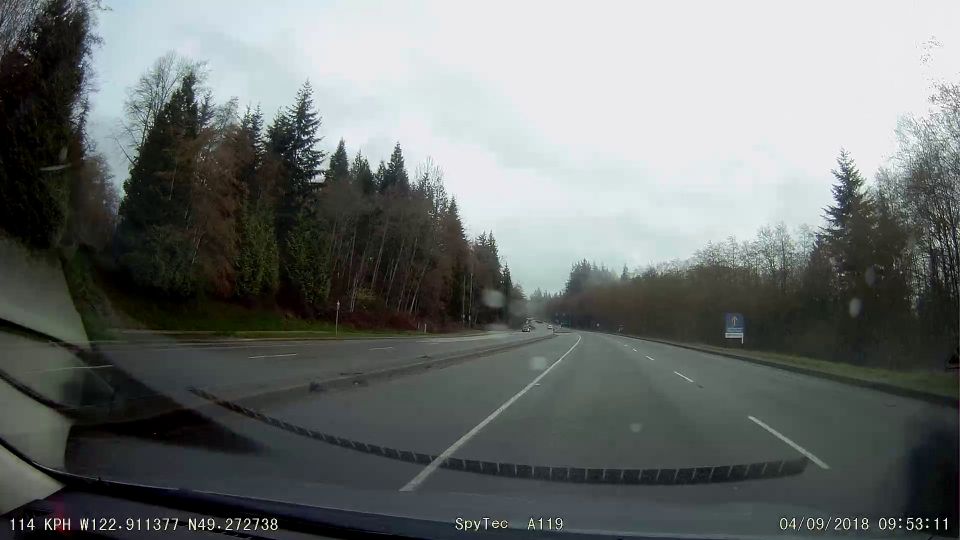
#> input picture samples/img1.png, 1920 x 1080 px (shown at 1/2 size)
$ python -i dc_frameProcess.py   (imports and definitions only)   (older library calls are emulated)
#> lines starting #> are read from the running program, lines starting #| are printed output that depends on the picture; after the words box and inside, x2 and y2 are one past the last pixel; in counts of white or black regions, pixels touching at a corner belong together
import numpy as np;
import copy;
import cv2;
import os;
import imutils;

debug_dir = "debug";

def detectLanesVid(input_filename, output_filename, debug=False):
	# Reading the file
#> called with input_filename = '../../samples/img1.png', output_filename = 'out.png', debug = False
	original = cv2.VideoCapture(input_filename);

	if (original is None):
		print("ERROR! Unable to read file: " + str(input_filename));
		return;
	elif (output_filename is None):
		print("ERROR! No output filename specified");
		return;

	# Getting video properties
	fps = int(original.get(cv2.CAP_PROP_FPS));
	height = int(original.get(cv2.CAP_PROP_FRAME_HEIGHT));
	height = round(height/2);
	width = int(original.get(cv2.CAP_PROP_FRAME_WIDTH));

	print("Resolution of new video: " + str(width) + "x" + str(height));

	# Creating output file if specified
	fourcc = cv2.VideoWriter_fourcc(*'XVID');
	output = cv2.VideoWriter(output_filename, fourcc, fps, (width, height));

	ret = True;
	# Processing
	while(original.isOpened() and ret):
		ret, frame = original.read();
#> frame is the input picture: shape (1080, 1920, 3); mean B, G, R 111.3, 112.9, 108.5

		if (ret == True):
			frame = detectLanesFrame(frame);

			output.write(frame);
			cv2.imshow('frame', frame);

			if cv2.waitKey(1) & 0xFF == ord('q'):
				break;

	original.release();
	output.release();
	cv2.destroyAllWindows();
	print("Finished processing " + str(input_filename));

### detectLanes
# Detects the lanes of an image
def detectLanesImg(input_filename, output_filename="", debug=False):
	# Initialisation of Variables

	# Reading the File and cropping the image
	original = cv2.imread(input_filename);

	if (debug):
		if (not os.path.exists(debug_dir)):
			os.makedirs(debug_dir);
		cv2.imwrite(debug_dir + "/original.png", original);

	if (original is None):
		print("ERROR! Unable to read specified file: " + str(input_filename));
		return;

	output = detectLanesFrame(original, debug);

	# Saving output
	if (output_filename != ""):
		cv2.imwrite(output_filename, output);

	print("Finished processing " + str(input_filename));

def detectLanesFrame(original, debug=False):
#> called with debug = False
	if (original is None):
		print("ERROR! Unable to find frame");
		return;

	(height, width, size) = original.shape;
#> height = 1080; width = 1920; size = 3
	frame = original[round(height/2):height, 0:width];
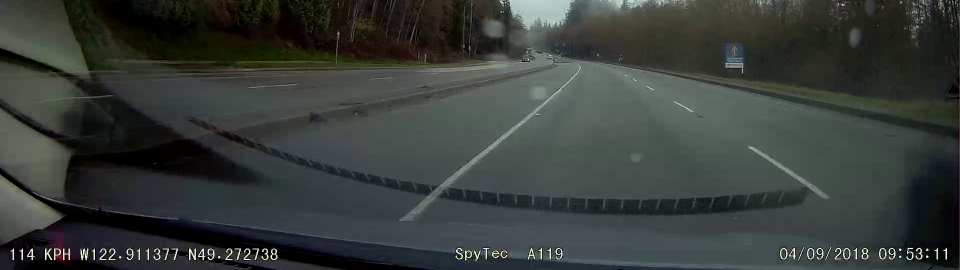
#> frame: shape (540, 1920, 3) (shown at 1/2 size); mean B, G, R 57.4, 60.6, 56.2

	if (debug):
		cv2.imwrite(debug_dir + "/cropped.png", frame);

	colour = detectLanes_frameColour(frame, debug);
	canny = detectLanes_frameCanny(frame, debug);

	edges = colour + canny;
	if (debug):
		cv2.imwrite(debug_dir + "/edges.png", edges);

	contour = detectLanes_contour(frame, edges, debug);
	return contour;

# Detects the lane using colour
# Assumes frame is colour
def detectLanes_frameColour(frame, debug=False):
#> called with debug = False
	if (frame is None):
		print("ERROR! Frame is blank");
		return;

	# Isolating for Yellow and White markings
	rgb_boundaries = [
		# ([25, 146, 190], [62, 174, 250]), # yellow
		# ([103, 86, 65], [145, 133, 128]),	# green
		([187, 187, 218], [255, 255, 255])	# white
	];

	tempFrame = copy.deepcopy(frame);
	counter = 0;

	for (lower, upper) in rgb_boundaries:
		# create NumPy arrays from the boundaries
		lower = np.array(lower, dtype = "uint8");
		upper = np.array(upper, dtype = "uint8");

		# find the colors within the specified boundaries and apply
		# the mask
		mask = cv2.inRange(tempFrame, lower, upper);
		rgb = cv2.bitwise_and(tempFrame, tempFrame, mask = mask);

		if (debug):
			cv2.imwrite(debug_dir + "/rgb_colour" + str(counter) + ".png", rgb);
		counter += 1;
		output = rgb;
#> this loop made 1 pass
#> pass 1, in detectLanes_frameColour, `mask = cv2.inRange(tempFrame, lower, upper);`:
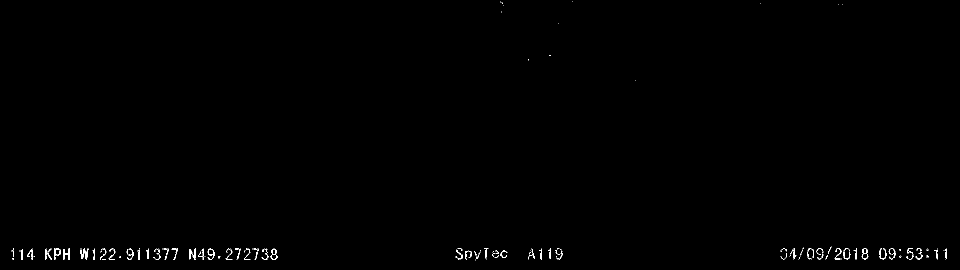
#> mask: shape (540, 1920) (shown at 1/2 size); 0.38% white in thin lines or dots
#> after the loop, counter = 1

	# Ranges:
	# H: 0 - 180
	# S: 0 - 255
	# V: 0 - 255
	hsv_boundaries = [
		# ([round(50/360*180), round(30/100*255), round(50/100*255)], [round(80/360*180), 255, round(85/100*255)]), # yellow
		([0, 0, round(80/100*255)], [180, round(10/100*255), 255])	# white
	];

	hsv = cv2.cvtColor(tempFrame, cv2.COLOR_BGR2HSV);
#> hsv: shape (540, 1920, 3); mean H, S, V 67.3, 53.3, 62.5
	tempFrame = copy.deepcopy(hsv);
	counter = 0;

	if (debug):
		cv2.imwrite(debug_dir + "/hsv.png", hsv);

	for (lower, upper) in hsv_boundaries:
		# create NumPy arrays from the boundaries
		lower = np.array(lower, dtype = "uint8");
		upper = np.array(upper, dtype = "uint8");

		# find the colors within the specified boundaries and apply
		# the mask
		mask = cv2.inRange(tempFrame, lower, upper);
		hsv = cv2.bitwise_and(tempFrame, tempFrame, mask = mask);

		if (debug):
			cv2.imwrite(debug_dir + "/hsv_colour" + str(counter) + ".png", hsv);
		output += hsv;
		counter += 1;
#> this loop made 1 pass
#> pass 1, in detectLanes_frameColour, `mask = cv2.inRange(tempFrame, lower, upper);`:
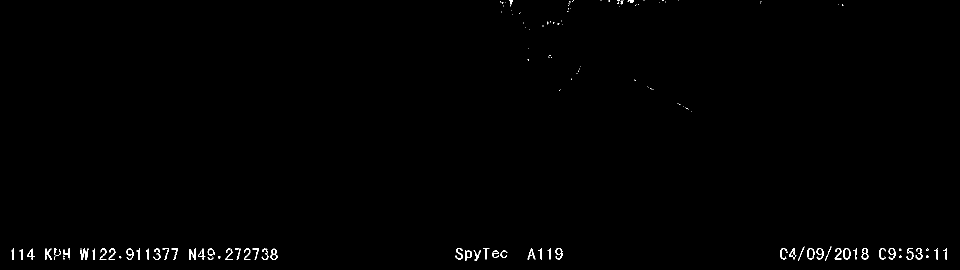
#> mask: shape (540, 1920) (shown at 1/2 size); 0.52% white in thin lines or dots
#> after the loop, counter = 1

	output = cv2.cvtColor(output, cv2.COLOR_BGR2GRAY);
	output = cv2.threshold(output, 20, 255, cv2.THRESH_BINARY)[1];
#> output: shape (540, 1920); 0.54% white in thin lines or dots

	if (debug):
		cv2.imwrite(debug_dir + "/laneColour.png", output);
	return output;

# Detects the lane using edges
# Assumes frame is colour
def detectLanes_frameCanny(frame, debug=False):
#> called with debug = False
	if (frame is None):
		print("ERROR! Frame is blank");
		return;

	# Converting to different colour space
	grey = cv2.cvtColor(frame, cv2.COLOR_BGR2GRAY);

	if (debug):
		cv2.imwrite(debug_dir + "/grey.png", grey);

	# Smoothing the image
	canny = copy.deepcopy(grey);
	# canny = cv2.medianBlur(canny, 3);
	canny = cv2.GaussianBlur(canny,(7, 7), 0);

	if (debug):
		cv2.imwrite(debug_dir + "/blur.png", canny);

	# Applying canny
	canny = imutils.auto_canny(canny);
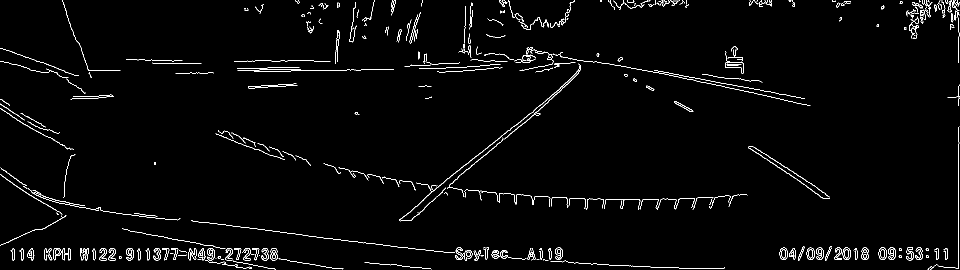
#> canny: shape (540, 1920) (shown at 1/2 size); 2.1% white in thin lines or dots
#> in detectLanesFrame, `edges = colour + canny;`:
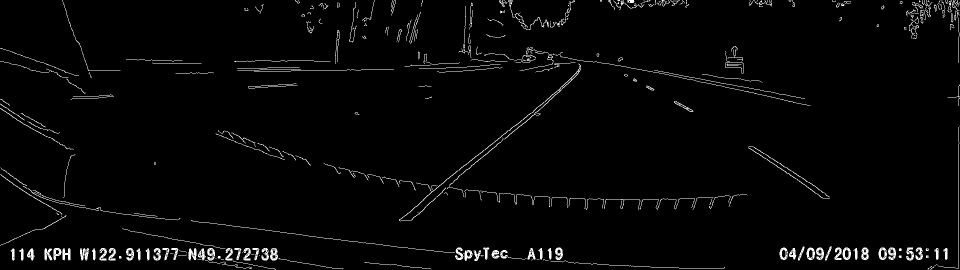
#> edges: shape (540, 1920) (shown at 1/2 size); min 0, max 255, mean 6.4

	if (debug):
		cv2.imwrite(debug_dir + "/canny.png", canny);
	return canny;

#Draws lines on the lanes
# Assumes frame is coloured and edges is processed
def detectLanes_contour(frame, edges, debug=False):
#> called with debug = False
	if (frame is None):
		print("ERROR! Frame is blank");
		return;
	elif edges is None:
		print("ERROR! Edges is blank");
		return;

	# Contours using edges
	tempFrame = copy.deepcopy(frame);
	im2, contours, hierarchy = cv2.findContours(edges, cv2.RETR_EXTERNAL, cv2.CHAIN_APPROX_SIMPLE);
#> contours = 341 contours, 260 with area under 20; largest, box (x1, y1, x2, y2) and area: (798, 127, 1162, 443) 640, (1450, 125, 1487, 147) 392, (1757, 495, 1774, 520) 311, (1685, 495, 1702, 520) 310, (1613, 495, 1630, 520) 307
	cv2.drawContours(tempFrame, contours, -1, (0,255,0), 3); # Draws all the contours
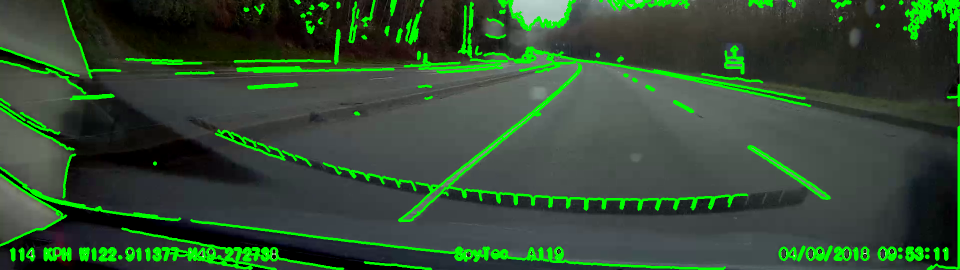
#> tempFrame: shape (540, 1920, 3) (shown at 1/2 size); 8.37% of pixels changed, all inside (x1, y1, x2, y2) = (0, 0, 1920, 540)

	if (debug):
		cv2.imwrite(debug_dir + "/contour_edges.png", tempFrame);

	# Approximate shape from contours
	tempFrame = copy.deepcopy(frame);

	for cnt in contours:
		approx = cv2.approxPolyDP(cnt, 0.01*cv2.arcLength(cnt,True), True);

		if (len(approx) >= 2 and cv2.arcLength(cnt,True) > 100):
			# cv2.drawContours(tempFrame,[cnt],0,(0,0,255),-1);

			# Bounding boxes
			rect = cv2.minAreaRect(cnt);
			box = cv2.boxPoints(rect);
			box = np.int0(box);
			cv2.drawContours(tempFrame,[box],0,(0,0,255),2);
#> this loop made 341 passes
#> (approx, rect, box) on passes 5, 8, 9, 17: ([[729, 524], [862, 538]], ((795.6, 530.5), (2.39, 133.7), -84.29), [[861, 538], [728, 524], [729, 522], [862, 535]]), ([[466, 522], [551, 539]], ((508.6, 530.2), (1.61, 86.68), -79.32), [[550, 539], [465, 522], [466, 521], [551, 537]]), ([[1129, 521], [1449, 535]], ((1288.9, 530.5), (6.05, 320.3), -87.66), [[1448, 540], [1128, 526], [1129, 520], [1449, 534]]), ([[557, 516], [686, 537]], ((621.3, 527.7), (2.57, 130.7), -80.68), [[685, 539], [556, 518], [557, 515], [685, 536]])
#> (rect, box) on passes 55, 57, 59, 61, 64, 66: (((530, 508), (24, 14), -90), [[537, 520], [523, 520], [523, 496], [537, 496]]), (((494, 508), (24, 14), -90), [[501, 520], [487, 520], [487, 496], [501, 496]]), (((457.7, 508.1), (24.35, 14.14), -86.82), [[464, 520], [449, 519], [451, 495], [465, 496]]), (((384.5, 508), (24, 15), -90), [[392, 520], [377, 520], [377, 496], [392, 496]]), (((313.5, 508), (24, 15), -90), [[321, 520], [306, 520], [306, 496], [321, 496]]), (((224, 508), (24, 14), -90), [[231, 520], [217, 520], [217, 496], [231, 496]])
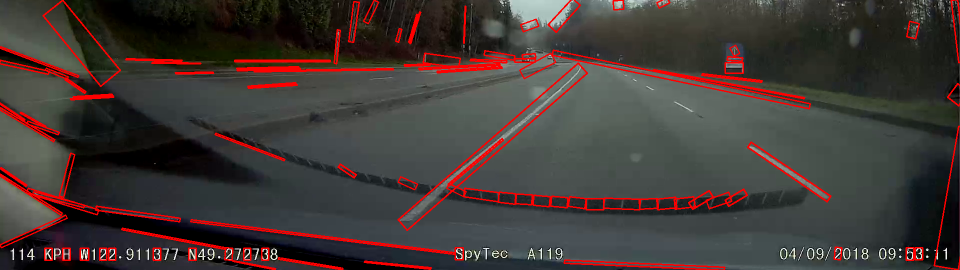
#> tempFrame: shape (540, 1920, 3) (shown at 1/2 size); 5.34% of pixels changed, all inside (x1, y1, x2, y2) = (0, 0, 1920, 540)

	if (debug):
		cv2.imwrite(debug_dir + "/contour_edges_boxes.png", tempFrame);

	# [9 lines of commented-out code are left out]
	return tempFrame;

>>> result = detectLanesVid('../../samples/img1.png', 'out.png')
#> (key q is pressed here)
